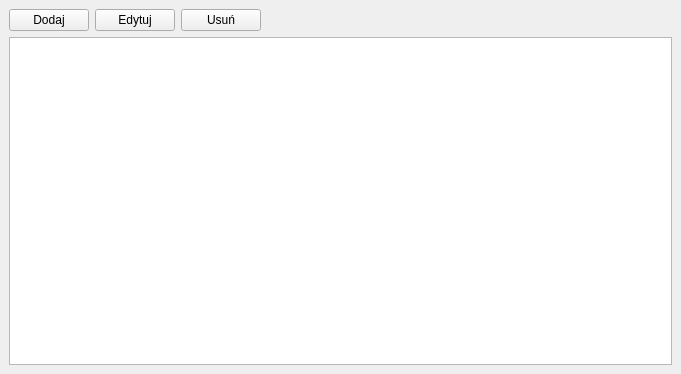
<?xml version="1.0" encoding="UTF-8"?>
<ui version="4.0">
 <class>FilesListWindow</class>
 <widget class="QMainWindow" name="FilesListWindow">
  <property name="geometry">
   <rect>
    <x>0</x>
    <y>0</y>
    <width>681</width>
    <height>374</height>
   </rect>
  </property>
  <property name="windowTitle">
   <string>Zarządzanie plikami</string>
  </property>
  <widget class="QWidget" name="centralwidget">
   <layout class="QGridLayout" name="gridLayout">
    <item row="3" column="0" colspan="4">
     <widget class="QTableView" name="filesTable">
      <property name="styleSheet">
       <string notr="true"/>
      </property>
     </widget>
    </item>
    <item row="1" column="0">
     <widget class="QPushButton" name="addButton">
      <property name="text">
       <string>Dodaj</string>
      </property>
     </widget>
    </item>
    <item row="1" column="1">
     <widget class="QPushButton" name="editButton">
      <property name="text">
       <string>Edytuj</string>
      </property>
     </widget>
    </item>
    <item row="1" column="2">
     <widget class="QPushButton" name="deleteButton">
      <property name="text">
       <string>Usuń</string>
      </property>
     </widget>
    </item>
    <item row="1" column="3">
     <spacer name="horizontalSpacer">
      <property name="orientation">
       <enum>Qt::Horizontal</enum>
      </property>
      <property name="sizeHint" stdset="0">
       <size>
        <width>40</width>
        <height>20</height>
       </size>
      </property>
     </spacer>
    </item>
   </layout>
  </widget>
 </widget>
 <resources/>
 <connections/>
</ui>
